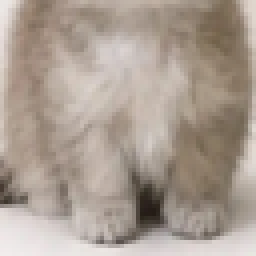
#> input picture motion/kitten-dream-lowpoly/creamBody.png, 64 x 64 px (shown 4 times larger)
$ python scan2.py ../creamBody.png ../creamFace.png
#> lines starting #> are read from the running program, lines starting #| are printed output that depends on the picture
import sys, json
import numpy as np
from PIL import Image, ImageDraw
src, outdir = sys.argv[1], sys.argv[2]
im = Image.open(src).convert('RGB'); a = np.asarray(im).astype(int); H, W, _ = a.shape
#> further down, im is the input picture: PIL image 64x64 RGB; mean R, G, B 170.4, 157.5, 146.6
#> after `H, W, _ = a.shape`: H = 64; W = 64
lum = a.mean(2); sat = a.max(2) - a.min(2)
#> after `sat = a.max(2) - a.min(2)`:
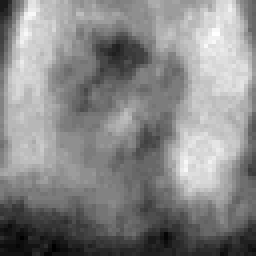
#> sat: shape (64, 64) int64 (shown 4 times larger); min 3, max 42, mean 23.8; drawn with min black and max white
# cream kitten inside the cloud: compare against the cloud's own background (sampled at the cloud corners)
bgc = np.median(a[90:130, 560:600].reshape(-1, 3), 0); print('cloud bg', bgc)
#> after `bgc = np.median(a[90:130, 560:600].reshape(-1, 3), 0)`: bgc = [nan, nan, nan]
#| cloud bg [nan nan nan]
d = np.abs(a - bgc).sum(2)
#> d: shape (64, 64) float64; every value is NaN or infinite
reg = np.zeros((H, W), bool); reg[70:560, 560:960] = True
cream = reg & (d > 40) & (lum > 70)
#> cream: shape (64, 64) bool; every value is 0
ys, xs = np.nonzero(cream); cb = dict(x0=int(xs.min()), x1=int(xs.max()), y0=int(ys.min()), y1=int(ys.max())); print('cream bbox', cb)
#> after `ys, xs = np.nonzero(cream)`: ys = empty array; xs = empty array
#> (the run stopped early here; a loop or call above may not have finished)

$ run again, on motion/kitten-dream-lowpoly/tabbyBody.png
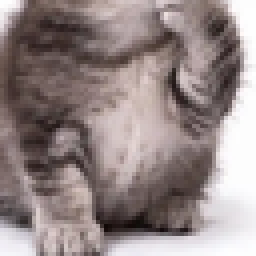
#> input picture motion/kitten-dream-lowpoly/tabbyBody.png, 64 x 64 px (shown 4 times larger)
#> im is the input picture: PIL image 64x64 RGB; mean R, G, B 148.5, 135.3, 134.5
#> `sat = a.max(2) - a.min(2)`:
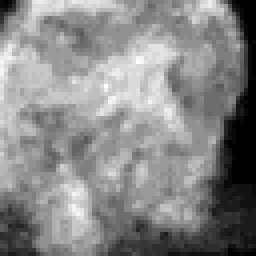
#> sat: shape (64, 64) int64 (shown 4 times larger); min 0, max 28, mean 15; drawn with min black and max white
#> bgc = [nan, nan, nan]
#| cloud bg [nan nan nan]
#> d: shape (64, 64) float64; every value is NaN or infinite
#> cream: shape (64, 64) bool; every value is 0
#> ys = empty array

$ run again, on motion/kitten-dream-lowpoly/tabbyFace.png
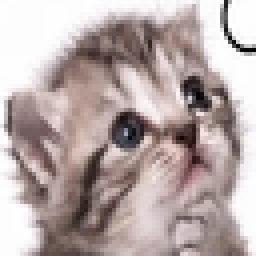
#> input picture motion/kitten-dream-lowpoly/tabbyFace.png, 64 x 64 px (shown 4 times larger)
#> im is the input picture: PIL image 64x64 RGB; mean R, G, B 183, 169.1, 167.7
#> `lum = a.mean(2)`:
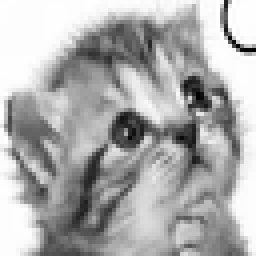
#> lum: shape (64, 64) float64 (shown 4 times larger); min 0, max 255, mean 173.3
#> `sat = a.max(2) - a.min(2)`:
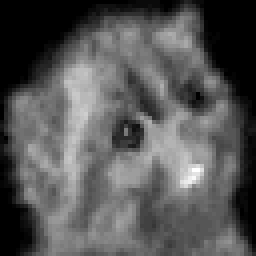
#> sat: shape (64, 64) int64 (shown 4 times larger); min 0, max 47, mean 16; drawn with min black and max white
#> bgc = [nan, nan, nan]
#| cloud bg [nan nan nan]
#> d: shape (64, 64) float64; every value is NaN or infinite
#> cream: shape (64, 64) bool; every value is 0
#> ys = empty array
